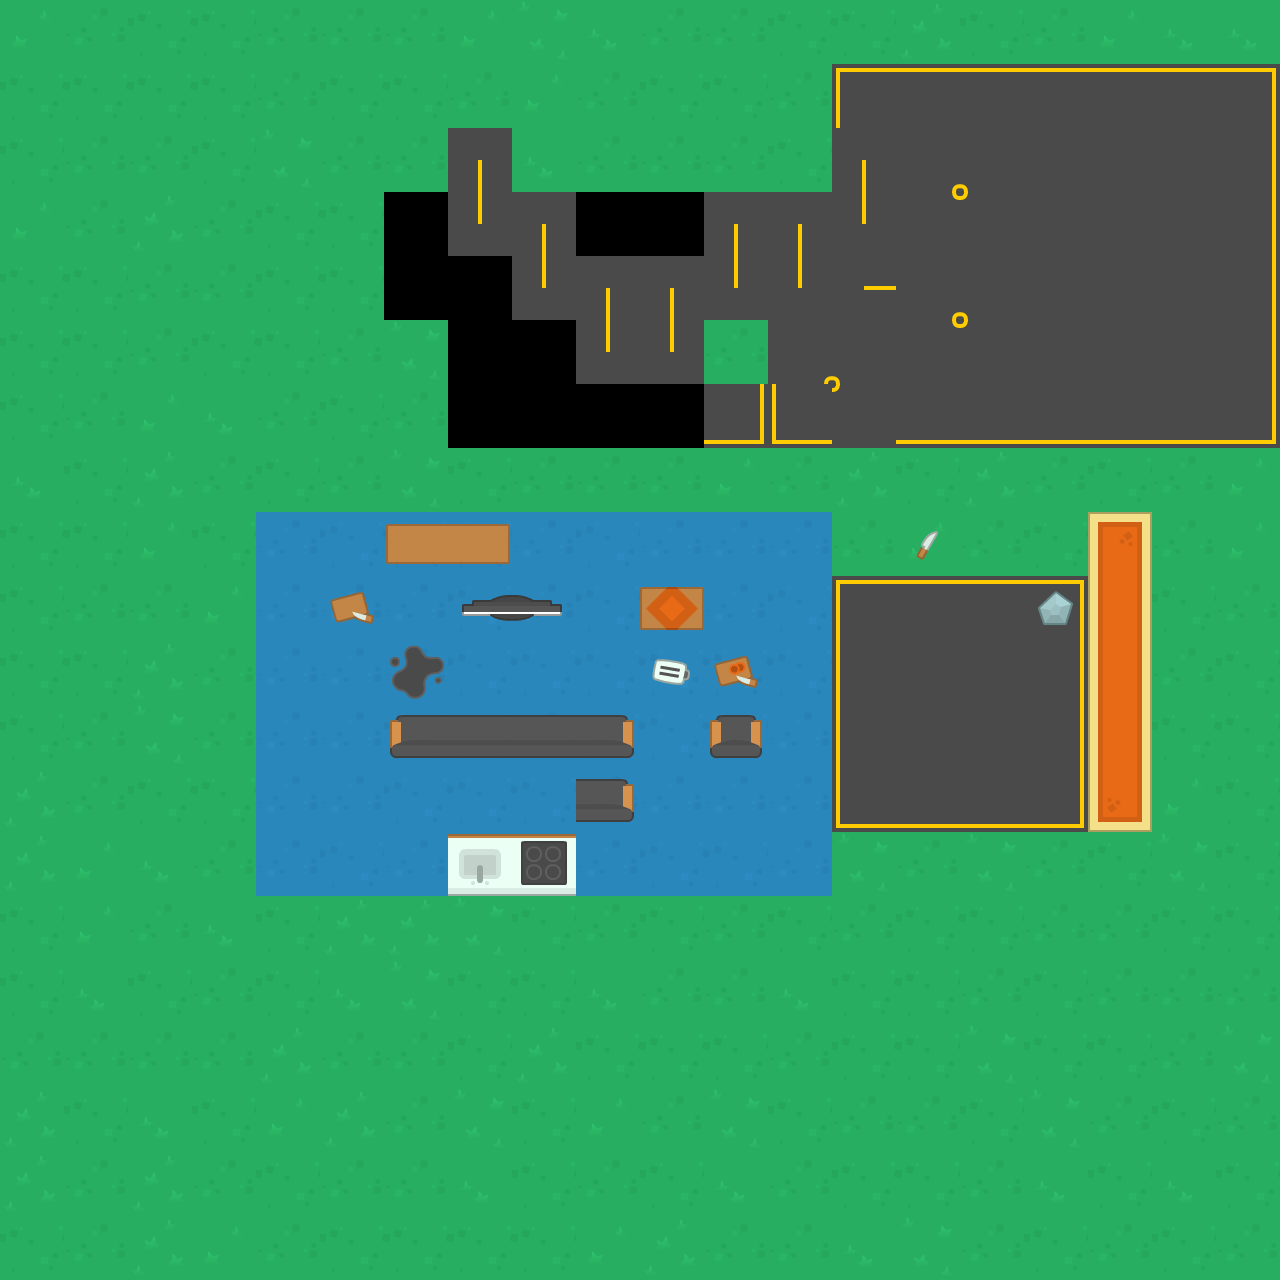

The image is a tile-based game level rendered from a .tmx file. Its description and complete source (layers, tilesets, objects, tile grids) follow:
An orthogonal 20x20 tile map with 64x64 px tiles, 3 tile layers (Tile Layer 1, Tile Layer 2, Tile Layer 3).

<map version="1.10" tiledversion="1.10.2" orientation="orthogonal" renderorder="right-down" width="20" height="20" tilewidth="64" tileheight="64" infinite="0" nextlayerid="4" nextobjectid="1">
 <tileset firstgid="1" source="tiles.tsx" />
 <layer id="1" name="Tile Layer 1" width="20" height="20">
  <data encoding="csv">
185,187,188,188,187,187,187,185,184,186,187,187,188,188,183,188,187,185,186,186,
188,188,188,188,187,188,188,187,185,187,188,188,187,331,328,328,328,328,328,332,
188,187,187,188,184,187,187,356,186,187,187,187,188,356,329,330,366,366,366,327,
185,187,183,187,188,188,0,354,356,0,0,356,356,354,343,344,366,366,366,327,
188,188,187,187,188,188,0,0,354,356,356,354,354,357,329,330,366,366,366,327,
188,188,187,188,188,187,184,0,0,354,354,187,329,330,343,344,366,366,366,327,
188,187,185,186,187,188,187,0,0,0,0,346,345,344,342,342,342,342,342,346,
186,188,183,187,188,187,184,188,187,187,187,185,187,183,188,183,187,188,187,185,
188,188,185,188,187,188,187,188,188,188,188,188,188,187,185,187,188,1610612858,187,185,
188,187,187,185,186,187,186,187,188,187,187,188,188,331,328,328,332,2684354681,188,187,
188,188,183,187,187,188,183,187,188,183,188,187,187,326,366,366,327,2684354681,187,188,
188,187,184,187,187,187,187,187,185,183,188,186,184,326,366,366,327,2684354681,188,188,
183,187,188,188,188,187,186,187,188,187,187,187,183,345,342,342,346,2684354682,185,188,
183,185,186,187,184,186,185,185,188,188,188,187,188,184,187,184,187,188,184,188,
188,185,187,186,188,183,183,184,188,187,188,187,188,187,188,188,187,187,188,188,
188,186,188,187,188,186,184,188,188,186,187,187,186,188,188,187,188,187,187,187,
187,187,187,187,183,187,187,188,183,188,188,188,187,188,188,184,188,188,187,184,
183,188,186,188,185,183,187,184,188,185,187,184,188,187,187,188,184,187,188,187,
183,187,183,187,188,187,187,186,188,187,188,186,187,188,188,187,186,188,186,188,
188,187,183,185,187,188,188,188,188,185,183,187,187,186,184,187,188,187,188,187
</data>
 </layer>
 <layer id="2" name="Tile Layer 2" width="20" height="20">
  <data encoding="csv">
0,0,0,0,0,0,0,0,0,0,0,0,0,0,0,0,0,0,0,0,
0,0,0,0,0,0,0,0,0,0,0,0,0,0,0,0,0,0,0,0,
0,0,0,0,0,0,0,0,0,0,0,0,0,0,0,0,0,0,0,0,
0,0,0,0,0,0,0,0,0,0,0,0,0,0,0,0,0,0,0,0,
0,0,0,0,0,0,0,0,0,0,0,0,0,0,0,0,0,0,0,0,
0,0,0,0,0,0,0,0,0,0,0,0,0,0,0,0,0,0,0,0,
0,0,0,0,0,0,0,0,0,0,0,0,0,0,0,0,0,0,0,0,
0,0,0,0,0,0,0,0,0,0,0,0,0,0,0,0,0,0,0,0,
0,0,0,0,100,101,101,101,100,101,100,100,100,0,0,0,0,0,0,0,
0,0,0,0,100,100,100,101,100,101,101,100,101,0,0,0,0,0,0,0,
0,0,0,0,100,100,100,101,101,101,101,101,101,0,0,0,0,0,0,0,
0,0,0,0,100,100,101,101,100,101,101,101,100,0,0,0,0,0,0,0,
0,0,0,0,100,100,101,101,101,100,100,100,100,0,0,0,0,0,0,0,
0,0,0,0,100,101,100,100,101,100,101,101,100,0,0,0,0,0,0,0,
0,0,0,0,0,0,0,0,0,0,0,0,0,0,0,0,0,0,0,0,
0,0,0,0,0,0,0,0,0,0,0,0,0,0,0,0,0,0,0,0,
0,0,0,0,0,0,0,0,0,0,0,0,0,0,0,0,0,0,0,0,
0,0,0,0,0,0,0,0,0,0,0,0,0,0,0,0,0,0,0,0,
0,0,0,0,0,0,0,0,0,0,0,0,0,0,0,0,0,0,0,0,
0,0,0,0,0,0,0,0,0,0,0,0,0,0,0,0,0,0,0,0
</data>
 </layer>
 <layer id="3" name="Tile Layer 3" width="20" height="20">
  <data encoding="csv">
0,0,0,0,0,0,0,0,0,0,0,0,0,0,0,0,0,0,0,0,
0,0,0,0,0,0,0,0,0,0,0,0,0,0,0,0,0,0,0,0,
0,0,0,0,0,0,0,0,0,0,0,0,0,0,0,0,0,0,0,0,
0,0,0,0,0,0,0,0,0,0,0,0,0,0,0,0,0,0,0,0,
0,0,0,0,0,0,0,0,0,0,0,0,0,0,0,0,0,0,0,0,
0,0,0,0,0,0,0,0,0,0,0,0,0,0,0,0,0,0,0,0,
0,0,0,0,0,0,0,0,0,0,0,0,0,0,0,0,0,0,0,0,
0,0,0,0,0,0,0,0,0,0,0,0,0,0,0,0,0,0,0,0,
0,0,0,0,0,0,317,319,0,0,0,0,0,0,259,0,0,0,0,0,
0,0,0,0,0,268,0,3221225778,3221225777,0,300,0,0,0,0,0,257,0,0,0,
0,0,0,0,0,0,282,0,0,0,270,269,0,0,0,0,0,0,0,0,
0,0,0,0,0,0,290,291,291,292,0,294,0,0,0,0,0,0,0,0,
0,0,0,0,0,0,0,0,0,293,0,0,0,0,0,0,0,0,0,0,
0,0,0,0,0,0,0,283,284,0,0,0,0,0,0,0,0,0,0,0,
0,0,0,0,0,0,0,0,0,0,0,0,0,0,0,0,0,0,0,0,
0,0,0,0,0,0,0,0,0,0,0,0,0,0,0,0,0,0,0,0,
0,0,0,0,0,0,0,0,0,0,0,0,0,0,0,0,0,0,0,0,
0,0,0,0,0,0,0,0,0,0,0,0,0,0,0,0,0,0,0,0,
0,0,0,0,0,0,0,0,0,0,0,0,0,0,0,0,0,0,0,0,
0,0,0,0,0,0,0,0,0,0,0,0,0,0,0,0,0,0,0,0
</data>
 </layer>
</map>